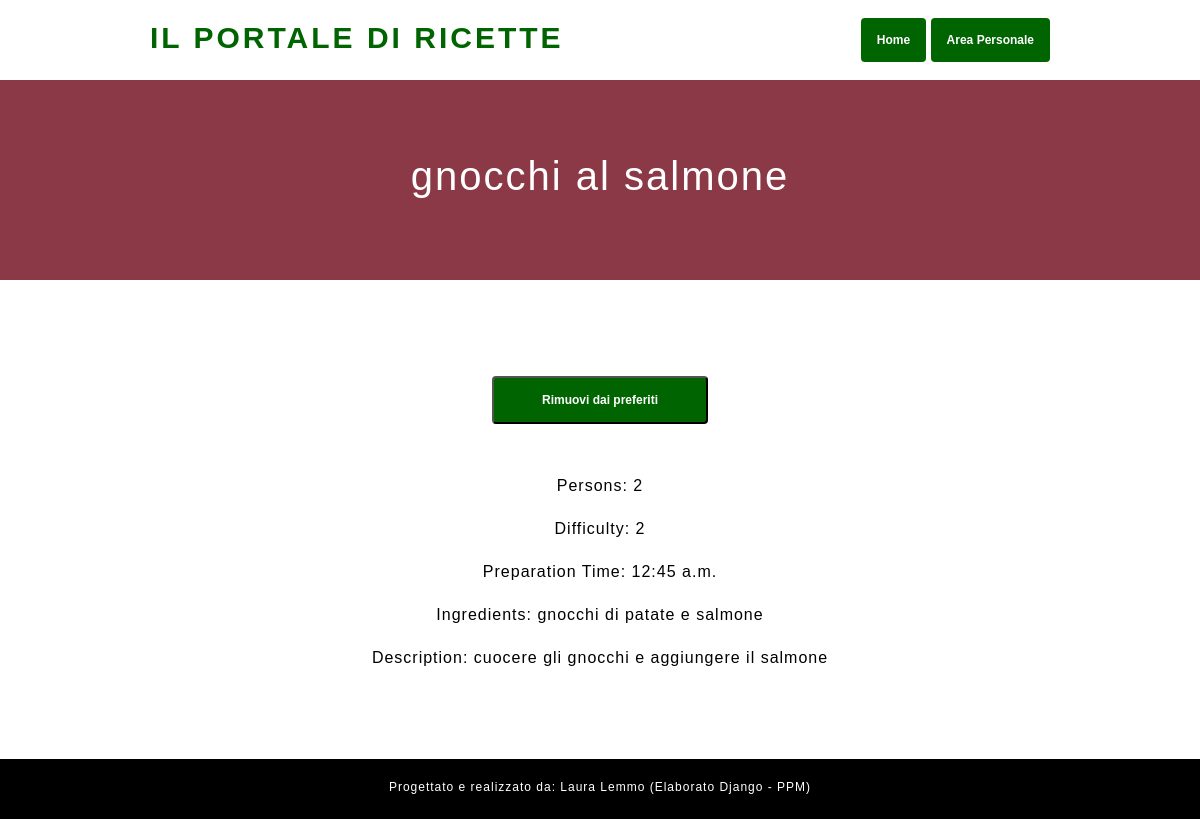
Page /recipeFavorite/6 (signed in) on the committed database.
### recipesharing/models.py (models this page shows)
class Recipe(models.Model):
    CHOICES = [
        ('APPETIZER', 'Antipasto'),
        ('FIRST', 'Primo'),
        ('SECOND', 'Secondo'),
        ('SIDE', 'Contorno'),
        ('DESSERT', 'Dolce'),
    ]
    id = models.AutoField(primary_key=True)
    title = models.TextField(max_length=100)
    persons = models.IntegerField(null=True)
    difficulty = models.IntegerField(null=True)
    category = models.CharField(max_length=10, choices=CHOICES, null=True)
    preparation_time = models.TimeField(null=True)
    ingredients = models.TextField(max_length=500, null=True)
    description = models.TextField(max_length=1000, null=True)
    user = models.ForeignKey(User, null=True, on_delete=models.CASCADE)
    class Meta:
        db_table = "recipes"

### recipesharing/views.py (the view)
# urls.py: path("recipeFavorite/<int:recipe_id>", views.recipeDetailFavorite, name="recipeDetailFavorite"),
@login_required
def recipeDetailFavorite(request, recipe_id):
    recipe = Recipe.objects.get(id=recipe_id)
    is_favorite = False
    is_authenticated = request.user.is_authenticated
    if is_authenticated:
        is_favorite = Favorite.objects.filter(user=request.user, recipe=recipe).exists()
    context = {
        'recipe': recipe,
        'is_favorite': is_favorite,
        'is_authenticated': is_authenticated
    }
    return render(request, 'recipe/detailFavorite.html', context)

### templates/recipe/detailFavorite.html (shortened to what this page needs)
<!DOCTYPE html>
<html lang="en">
<head>
<link rel="stylesheet" href="https://cdn.jsdelivr.net/npm/bootstrap@4.3.1/dist/css/bootstrap.min.css">
</head>
<body>
    <div id="header">
        <h1>Il portale di ricette</h1>
        <div style="margin: auto; margin-right: 0;">
            <a class="badge badge-primary p-3" href="{% url 'index' %}">Home</a>
            <a class="badge badge-primary p-3" href="{% url 'dashboard' %}">Area Personale</a>
        </div>
    </div>
    <div style="height: 200px; background-color: #8b3847; text-align: center">
        <br><br><br>
        <h2 style="color: white">{{ recipe.title }}</h2>
    </div>
    <br><br><br><br>
    <div style="text-align: center">
        {% if is_favorite and is_authenticated %}
            <form action="{% url 'removeFavorite' %}" method="post">
                <button class="badge badge-primary pt-3 pb-3 pr-5 pl-5" type="submit">Rimuovi dai preferiti</button>
            </form>
        {% endif %}
        <br><br>
        {% block content %}
          <p>Persons: {{ recipe.persons }}</p>
          <p>Difficulty: {{ recipe.difficulty }}</p>
          <p>Preparation Time: {{ recipe.preparation_time }}</p>
          <p>Ingredients: {{ recipe.ingredients }}</p>
          <p>Description: {{ recipe.description }}</p>
        {% endblock %}
    </div>
<br><br><br>
    <div id="footer">
        <p style="color: white; font-size: 12px; padding-top: 15px;">Progettato e realizzato da: Laura Lemmo (Elaborato Django - PPM)</p>
    </div>
</body>
</html>

### templates/recipe/detailFavorite.html (style rules this page uses)
body { margin: 0px; font-family: sans-serif; }
#header { width: 75%; margin: auto; display: flex; height: 80px; }
#header h1 { text-transform: uppercase; color: darkgreen; font-size: 30px; letter-spacing: 3px; font-weight: bold; margin-top: revert; }
.badge-primary { background-color: darkgreen !important; }
h2 { font-size: 40px; letter-spacing: 2px; }
p { color: black; font-weight: 100; letter-spacing: 1px; line-height: 27px; }
#footer { text-align: center; background-color: black; height: 60px; }

### rows in the picture
Recipe: title "gnocchi al salmone", persons "2", difficulty "2", preparation_time "12:45 a.m.", ingredients "gnocchi di patate e salmone", description "cuocere gli gnocchi e aggiungere il salmone"
